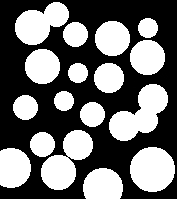
%> input picture assign2/别人的/circle_input.png, 177 x 199 px
$ octave msbd5010_assign2.m   (GNU Octave 9; MATLAB toolbox functions it lacks are replaced by stand-ins)
%> lines starting %> are read from the running program, lines starting %| are printed output that depends on the picture; in (x1, y1, x2, y2) boxes, pixels count from 0 and x2, y2 are one past the last pixel; in counts of white or black regions, pixels touching at a corner belong together; the program's own positions count from 1
### assign2/别人的/my_watershed.m
function [bw,c_img, dist_img, label_img, ridge_img, sep_img] = my_watershed(img)

    g = img;
    gc = imcomplement(g);  % Complement image
    D = bwdist(gc);  % distant tranform
    D = -D; % Inverse distance map

% [11 lines of commented-out code are left out]
    img_gray=img;
    % img_gray__=img_gray

    se = strel('disk',2);
    Ie = imerode(img_gray, se);
    Iobr = imreconstruct(Ie, img_gray);
    Iobrd = imdilate(Iobr, se);
    Iobrcbr = imreconstruct(imcomplement(Iobrd), imcomplement(Iobr));
    Iobrcbr = imcomplement(Iobrcbr);
    bw = im2bw(Iobrcbr, graythresh(Iobrcbr));
    D = bwdist(bw);
    D1 = D
%     figure
%     imshow(D)
%     figure
    D=uint8(D);
%     imshow(D)
    img = D;

    threshold=255;

    [height,width] = size(img);
    minImg=min(min(img));
    maxImg=max(max(img));
    C=zeros(height,width);
    C1=zeros(height,width);
    water_line=zeros(height,width);


    for nn=1:maxImg-minImg+1
        [indX indY]=find(img<minImg+nn);
        for m=1:length(indX)
            C(indX(m),indY(m))=1;
        end
        [Label num]=bwlabel(C,8);

        [indX1 indY1]=find(img<minImg+nn+1);
        for n=1:length(indX1)
            C1(indX1(n),indY1(n))=1;
        end
        [Label1 num1]=bwlabel(C1,8);

        if nn == 2
            sepimg_origin = C;
        end
% [5 lines of commented-out code are left out]
        if num==num1
            continue
        end
        %find the label location in C and C1
        for i=1:num
            subimg(:,:,i)=(Label==i);
        end
        for i=1:num1
            subimg1(:,:,i)=(Label1==i);
        end


        % find if the next connecting components in the image include more
        % than one previous connecting components!
        % If it does, then go to the mydilation function to build the
        % dam!
        include_img=zeros(1,num1);

        sub_img_before=zeros([size(img) num1]);
        for k=1:num
            for kk=1:num1
                is_equ=isequal(subimg(:,:,k)&subimg1(:,:,kk),subimg(:,:,k));
                if is_equ
                    include_img(kk)=include_img(kk)+1;
                    sub_img_before(:,:,kk)=sub_img_before(:,:,kk)+subimg(:,:,k);  %record the location of corresponding connected components to build the dam!
                    break                                                         %k represents different connected parts!
                end
            end
        end

        for m=1:num1
            if include_img(m)>1
                [Label_exam num_exam]=bwlabel(sub_img_before(:,:,m),8);
                water_line=water_line+myDilation(Label_exam,subimg1(:,:,m),threshold);  %myDilation function
            end
        end


        img_add_temp=(water_line~=0);
        img_add_temp=uint8(~img_add_temp);
        img=img.*img_add_temp+uint8(water_line);
    end

% [5 lines of commented-out code are left out]
    c_img = gc;
    dist_img = D;
    label_img = Label;
    ridge_img = water_line;
    sep_img = uint8(255*sepimg_origin)+uint8(water_line);


end

### assign2/别人的/msbd5010_assign2.m
% Watershed Segmentation Algorithm
input_img = imread('circle_input.png');
%> input_img is the input picture: size 199x177x3 uint8; min 0, max 255, mean 109.9
f=rgb2gray(input_img);
g=im2bw(f,graythresh(f));
%> g: size 199x177 logical; 43.1% white; 17 white regions, largest, box (x1, y1, x2, y2) and area: (109, 84, 168, 141) 1810, (41, 130, 93, 190) 1689, (130, 147, 175, 192) 1597

[c_img, dist_img, label_img, ridge_img, sep_img] = my_watershed(g);
%> in my_watershed, `gc = imcomplement(g);`:
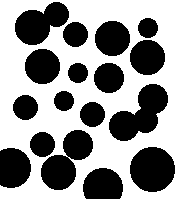
%> gc: size 199x177 logical; 56.9% white; 17 black regions, largest, box (x1, y1, x2, y2) and area: (109, 84, 168, 141) 1810, (41, 130, 93, 190) 1689, (130, 147, 175, 192) 1597
%> in my_watershed, `D = -D;`:
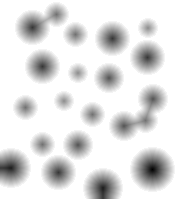
%> D: size 199x177 single; min -22.56, max 0, mean -2.59; drawn with min black and max white
%> in my_watershed, `Ie = imerode(img_gray, se);`:
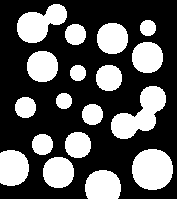
%> Ie: size 199x177 logical; 34.2% white; 18 white regions, largest, box (x1, y1, x2, y2) and area: (111, 86, 166, 139) 1460, (132, 149, 173, 190) 1353, (17, 4, 67, 43) 1157
%> in my_watershed, `Iobrd = imdilate(Iobr, se);`:
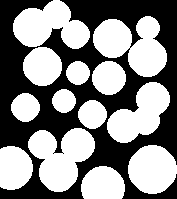
%> Iobrd: size 199x177 logical; 52.6% white; 1 black region, box (x1, y1, x2, y2) and area: (0, 0, 177, 199) 16706
%> in my_watershed, `D = bwdist(bw);`:
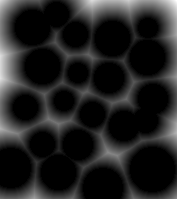
%> D: size 199x177 single; min 0, max 29.7, mean 4; drawn with min black and max white
%> in my_watershed, `minImg=min(min(img));`: minImg = 0
%> in my_watershed, `maxImg=max(max(img));`: maxImg = 30
%> the loop in my_watershed, `for nn=1:maxImg-minImg+1` made 1 pass
%> (num, num1) on pass 1: (17, 14)
%> pass 1, in my_watershed, `[Label num]=bwlabel(C,8);`:
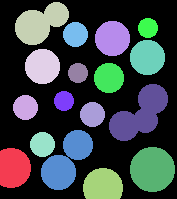
%> Label: size 199x177 double; 18 distinct labels, from 0 to 17; one colour per label, 0 black
%> pass 1, in my_watershed, `[Label1 num1]=bwlabel(C1,8);`:
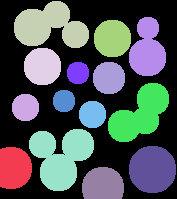
%> Label1: size 199x177 double; 15 distinct labels, from 0 to 14; one colour per label, 0 black
%> the run ends on the next line
